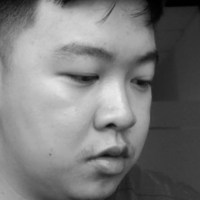
#> input picture data/at/j/0.pgm, 200 x 200 px; its folder holds 4 pictures in this run
$ python preprocessdata_HE.py
#> lines starting #> are read from the running program, lines starting #| are printed output that depends on the picture
import cv2
import os
import numpy as np
import pandas as pd
from sklearn.preprocessing import LabelEncoder

# Fungsi preprocessing gambar dengan histogram equalization
def preprocess_images_with_histogram_equalization(image_folder, target_size=(200, 200)):
#> called with image_folder = './data/at/j', target_size = (200, 200)
    images = []
    labels = []

    for filename in os.listdir(image_folder):
        if filename.endswith('.pgm'):
            img_path = os.path.join(image_folder, filename)
            img = cv2.imread(img_path, cv2.IMREAD_GRAYSCALE)
#> img is the input picture: shape (200, 200); min 1, max 236, mean 120.9
            img = cv2.resize(img, target_size)

            # Histogram Equalization untuk meningkatkan kontras
            img_eq = cv2.equalizeHist(img)
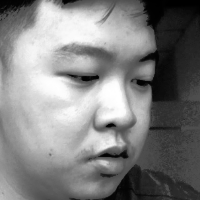
#> img_eq: shape (200, 200); min 0, max 255, mean 127.8

            # Normalisasi pixel 0-1
            img_eq = img_eq / 255.0

            images.append(img_eq)
            labels.append(filename)
#> pass 2 of the loop in preprocess_images_with_histogram_equalization, `for filename in os.listdir(image_folder):`:
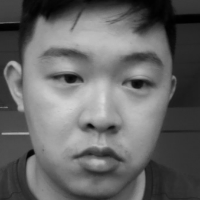
#> input picture data/at/j/102.pgm, 200 x 200 px
#> in preprocess_images_with_histogram_equalization, img is the input picture: shape (200, 200); min 0, max 219, mean 101.7
#> in preprocess_images_with_histogram_equalization, `img_eq = cv2.equalizeHist(img)`:
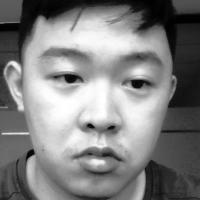
#> img_eq: shape (200, 200); min 0, max 255, mean 128.2
#> pass 3 of the loop in preprocess_images_with_histogram_equalization, `for filename in os.listdir(image_folder):`:
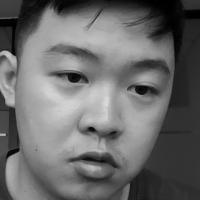
#> input picture data/at/j/106.pgm, 200 x 200 px
#> in preprocess_images_with_histogram_equalization, img is the input picture: shape (200, 200); min 0, max 217, mean 105.9
#> in preprocess_images_with_histogram_equalization, `img_eq = cv2.equalizeHist(img)`:
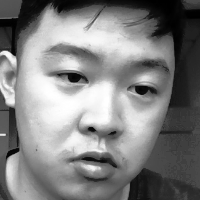
#> img_eq: shape (200, 200); min 0, max 255, mean 128.1
#> the loop made 4 passes; the first 3 are shown

    return np.array(images), labels

# Fungsi preprocessing CSV (bisa sama seperti sebelumnya)
def preprocess_csv(csv_path):
#> (the run stopped early here; a loop or call above may not have finished)
